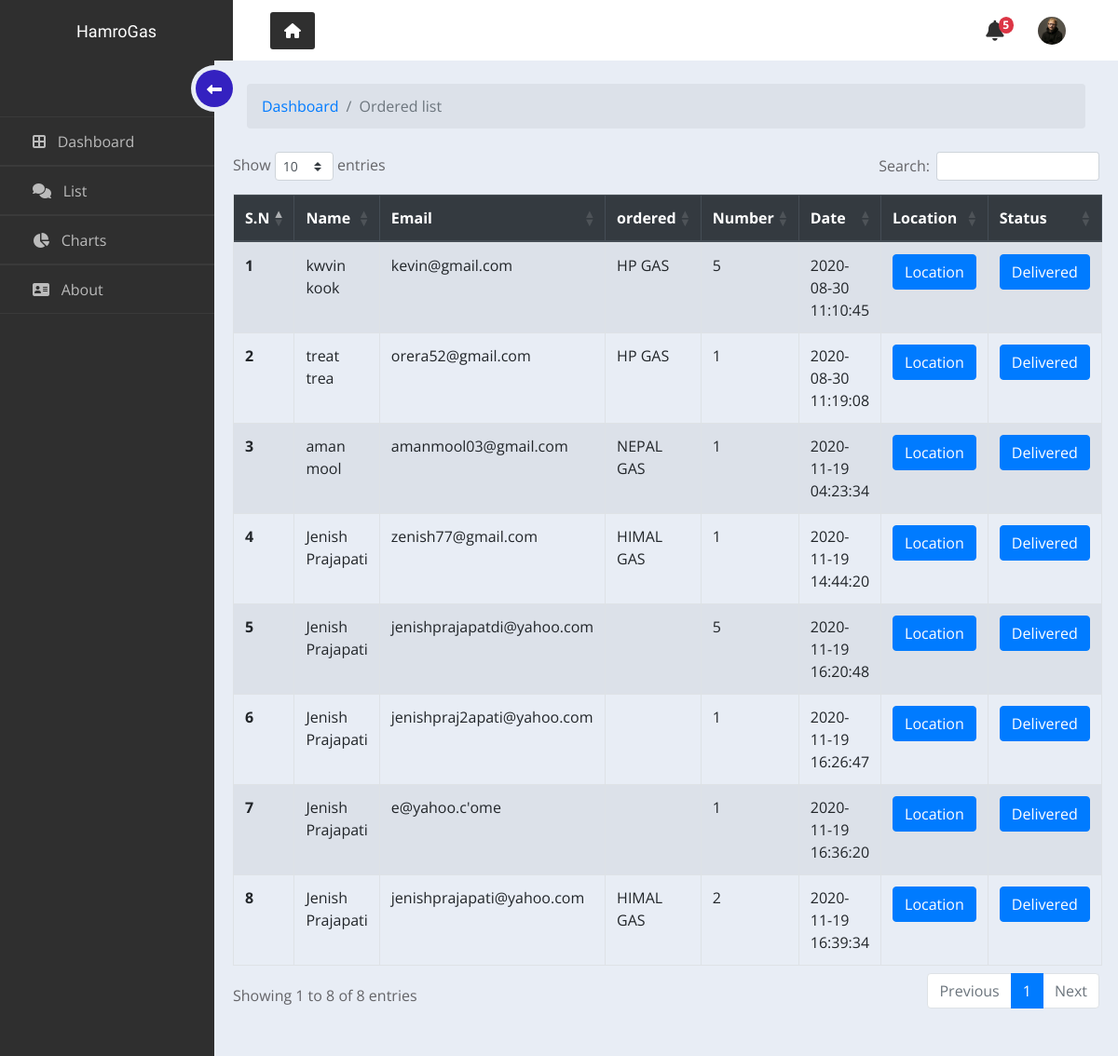
/HamroGas/php/staff/Delivered_order.php, run on an earlier commit of the app's database.
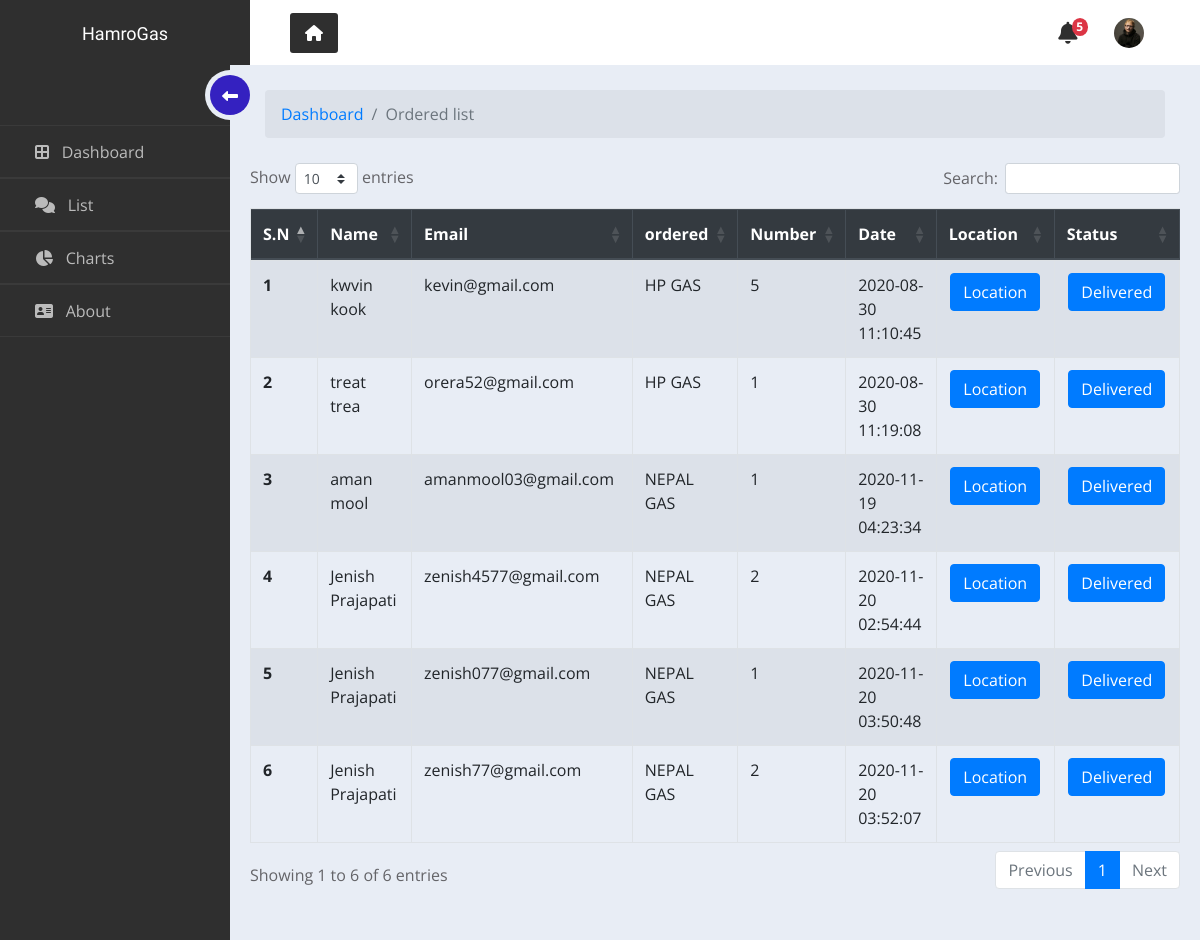
And on a later commit of the database.
### tables this page shows
CREATE TABLE `customer` (
  `customer_id` int(6) UNSIGNED NOT NULL,
  `email` varchar(80) NOT NULL,
  `postby_id` int(6) DEFAULT 1,
  `created_at` timestamp NULL DEFAULT current_timestamp(),
  `is_verified` tinyint(1) DEFAULT 0,
  `verifiedby_id` int(6) DEFAULT 1,
  `updated_at` datetime DEFAULT NULL ON UPDATE current_timestamp(),
  `status` tinyint(1) DEFAULT 1,
  `first_name` varchar(30) NOT NULL,
  `last_name` varchar(30) NOT NULL,
  `address` varchar(40) NOT NULL,
  `phone_number` int(10) NOT NULL,
  `item` varchar(30) NOT NULL,
  `payment` varchar(30) NOT NULL,
  `purpose` varchar(40) NOT NULL,
  `quantity` int(3) NOT NULL,
  `profile` varchar(255) NOT NULL,
  `citizenship_card` varchar(255) NOT NULL,
  `code` mediumint(7) NOT NULL,
  `latitude` decimal(12,8) NOT NULL,
  `longitude` decimal(12,8) NOT NULL,
  `type` varchar(11) NOT NULL,
  `amt` int(11) NOT NULL
);

### HamroGas/php/staff/Delivered_order.php (the view, shortened to what this page needs)
<?php include("include/header.php"); ?>
  <div class="main_body">
    <div class="sidebar_menu">
          <div class="inner__sidebar_menu">
            <ul>
              <li>
                <a href="index.php">
                  <span class="icon">
                    <i class="fas fa-border-all"></i></span>
                  <span class="list">Dashboard</span>
                </a>
              </li>
                <li>
                <a href="List.php">
                  <span class="icon"><i class="fas fa-comments"></i></span>
                  <span class="list">List</span>
                </a>
              </li>
              <li>
                <a href="charts.php">
                  <span class="icon"><i class="fas fa-chart-pie"></i></span>
                  <span class="list">Charts</span>
                </a>
              <li>
                <a href="#">
                  <span class="icon"><i class="fas fa-address-card"></i></span>
                  <span class="list">About</span>
                </a>
              </li>
            </ul>
            <div class="hamburger">
              <div class="inner_hamburger">
                  <span class="arrow">
                      <i class="fas fa-long-arrow-alt-left"></i>
                  </span>
              </div>
          </div>
          </div>
      </div>
         <div class="container">
<nav aria-label="breadcrumb" style="margin-bottom: 25px;">
  <ol class="breadcrumb" style="background-color: #dce1e9;">
    <li class="breadcrumb-item"><a href="index.php">Dashboard</a></li>
    <li class="breadcrumb-item active" aria-current="page">Ordered list</li>
  </ol>
</nav>
      <div class="row justify-content-center " >
      <table class="table table-bordered table-striped table-hover">
        <thead class="thead-dark">
          <tr>
            <th scope="col">S.N</th>
            <th scope="col">Name</th>
            <th scope="col">Email</th>
            <th scope="col">ordered</th>
            <th scope="col">Number</th>
            <th scope="col">Date</th>
            <th scope="col">Location</th>
            <th scope="col">Status</th>
          </tr>
        </thead>
        <tbody>
          <?php
      $sn=1;
     $sql = mysqli_query($conn,"SELECT * FROM customer");
     while($main_result = mysqli_fetch_assoc($sql))
     {
     ?>
          <tr>
            <th scope="row"><?php echo $sn++; ?></th>
            <td><?php echo $main_result['first_name'];echo ' ';echo $main_result['last_name']; ?></td>
            <td><?php echo $main_result['email']; ?></td>
            <td><?php echo $main_result['item']; ?></td>
            <td><?php echo $main_result['quantity']; ?></td>
            <td><?php echo $main_result['created_at']; ?></td>
                <td align="center"><a onclick="map(<?php   echo($main_result['customer_id']);?>);" style="cursor: pointer; color:#dd3e4e;"><i class="btn btn-primary" style="font-style: normal;">Location</i></a></td>
                <td align="center"><a onclick="delivered(<?php echo($main_result['customer_id']);?>);" style="cursor: pointer; color:#dd3e4e;"><i class="btn btn-primary " style="font-style: normal;">Delivered</i></a>
                 </td>
          </tr>
          <?php }
           ?>
        </tbody>
      </table>
    </div>
      </div>
  </div>
</div>
 <?= include("include/footer.php");?>

What changed in the data, as far as the page shows it:
removed customer: first_name "Jenish", last_name "Prajapati", email "zenish77@gmail.com", item "HIMAL GAS", quantity "1", created_at "2020-11-19 14:44:20"
removed customer: first_name "Jenish", last_name "Prajapati", email "jenishprajapatdi@yahoo.com", quantity "5", created_at "2020-11-19 16:20:48"
removed customer: first_name "Jenish", last_name "Prajapati", email "jenishpraj2apati@yahoo.com", quantity "1", created_at "2020-11-19 16:26:47"
removed customer: first_name "Jenish", last_name "Prajapati", email "e@yahoo.c'ome", quantity "1", created_at "2020-11-19 16:36:20"
removed customer: first_name "Jenish", last_name "Prajapati", email "jenishprajapati@yahoo.com", item "HIMAL GAS", quantity "2", created_at "2020-11-19 16:39:34"
added customer: first_name "Jenish", last_name "Prajapati", email "zenish4577@gmail.com", item "NEPAL GAS", quantity "2", created_at "2020-11-20 02:54:44"
added customer: first_name "Jenish", last_name "Prajapati", email "zenish077@gmail.com", item "NEPAL GAS", quantity "1", created_at "2020-11-20 03:50:48"
added customer: first_name "Jenish", last_name "Prajapati", email "zenish77@gmail.com", item "NEPAL GAS", quantity "2", created_at "2020-11-20 03:52:07"
Also different on the page:
text written by a page script: "Show entries Search: Showing 1 to 8 of 8 entries Previous 1 Next" → "Show entries Search: Showing 1 to 6 of 6 entries Previous 1 Next"
